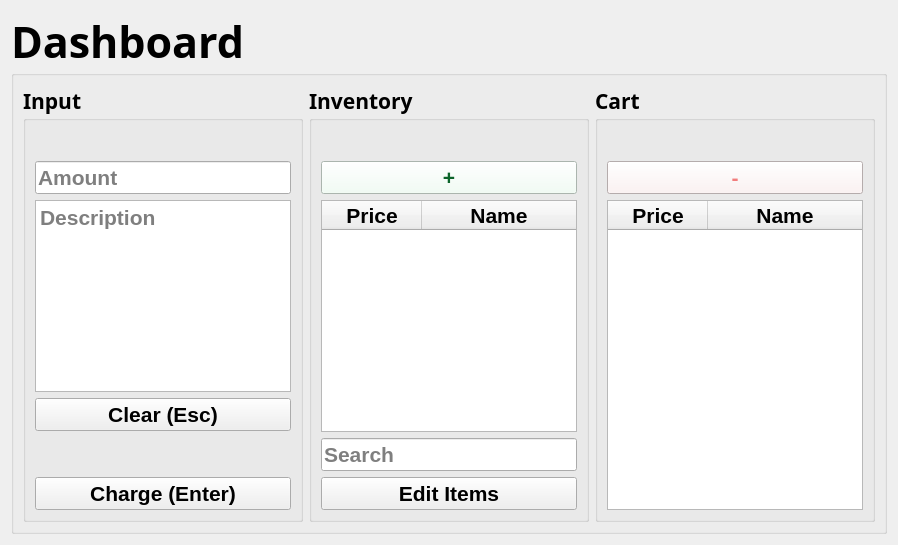
          <widget class="QWidget" name="pageDashboard_business">
           <layout class="QGridLayout" name="gridLayout_15">
            <item row="0" column="0">
             <widget class="QGroupBox" name="groupBox_17">
              <property name="font">
               <font>
                <family>Segoe UI Black</family>
                <pointsize>32</pointsize>
                <weight>75</weight>
                <bold>true</bold>
               </font>
              </property>
              <property name="title">
               <string>Dashboard</string>
              </property>
              <layout class="QGridLayout" name="gridLayout_39">
               <item row="0" column="0">
                <widget class="QGroupBox" name="groupBox_4">
                 <property name="font">
                  <font>
                   <family>Segoe UI Semibold</family>
                   <pointsize>16</pointsize>
                   <weight>75</weight>
                   <bold>true</bold>
                  </font>
                 </property>
                 <property name="title">
                  <string>Input</string>
                 </property>
                 <layout class="QVBoxLayout" name="verticalLayout_3">
                  <property name="topMargin">
                   <number>40</number>
                  </property>
                  <item>
                   <widget class="QLineEdit" name="businessWindow_amountLine">
                    <property name="sizePolicy">
                     <sizepolicy hsizetype="Preferred" vsizetype="Fixed">
                      <horstretch>0</horstretch>
                      <verstretch>0</verstretch>
                     </sizepolicy>
                    </property>
                    <property name="font">
                     <font>
                      <family>Segoe UI</family>
                      <pointsize>16</pointsize>
                     </font>
                    </property>
                    <property name="placeholderText">
                     <string>Amount</string>
                    </property>
                   </widget>
                  </item>
                  <item>
                   <widget class="QTextEdit" name="businessWindow_descriptionLine">
                    <property name="sizePolicy">
                     <sizepolicy hsizetype="Preferred" vsizetype="Expanding">
                      <horstretch>0</horstretch>
                      <verstretch>0</verstretch>
                     </sizepolicy>
                    </property>
                    <property name="font">
                     <font>
                      <family>Segoe UI</family>
                      <pointsize>16</pointsize>
                     </font>
                    </property>
                    <property name="placeholderText">
                     <string>Description</string>
                    </property>
                   </widget>
                  </item>
                  <item>
                   <widget class="QPushButton" name="buttonClearFields_business">
                    <property name="sizePolicy">
                     <sizepolicy hsizetype="Preferred" vsizetype="Fixed">
                      <horstretch>0</horstretch>
                      <verstretch>0</verstretch>
                     </sizepolicy>
                    </property>
                    <property name="font">
                     <font>
                      <family>Segoe UI</family>
                      <pointsize>16</pointsize>
                     </font>
                    </property>
                    <property name="text">
                     <string>Clear (Esc)</string>
                    </property>
                    <property name="shortcut">
                     <string>Esc</string>
                    </property>
                   </widget>
                  </item>
                  <item>
                   <spacer name="verticalSpacer_9">
                    <property name="orientation">
                     <enum>Qt::Vertical</enum>
                    </property>
                    <property name="sizeHint" stdset="0">
                     <size>
                      <width>20</width>
                      <height>40</height>
                     </size>
                    </property>
                   </spacer>
                  </item>
                  <item>
                   <widget class="QPushButton" name="buttonCharge">
                    <property name="sizePolicy">
                     <sizepolicy hsizetype="Preferred" vsizetype="Fixed">
                      <horstretch>0</horstretch>
                      <verstretch>0</verstretch>
                     </sizepolicy>
                    </property>
                    <property name="font">
                     <font>
                      <family>Segoe UI</family>
                      <pointsize>16</pointsize>
                     </font>
                    </property>
                    <property name="text">
                     <string>Charge (Enter)</string>
                    </property>
                    <property name="shortcut">
                     <string>Return</string>
                    </property>
                   </widget>
                  </item>
                 </layout>
                </widget>
               </item>
               <item row="0" column="1">
                <widget class="QGroupBox" name="groupInventory_business">
                 <property name="sizePolicy">
                  <sizepolicy hsizetype="Expanding" vsizetype="Expanding">
                   <horstretch>0</horstretch>
                   <verstretch>0</verstretch>
                  </sizepolicy>
                 </property>
                 <property name="minimumSize">
                  <size>
                   <width>0</width>
                   <height>0</height>
                  </size>
                 </property>
                 <property name="font">
                  <font>
                   <family>Segoe UI Semibold</family>
                   <pointsize>16</pointsize>
                  </font>
                 </property>
                 <property name="layoutDirection">
                  <enum>Qt::LeftToRight</enum>
                 </property>
                 <property name="title">
                  <string>Inventory</string>
                 </property>
                 <property name="flat">
                  <bool>false</bool>
                 </property>
                 <property name="checkable">
                  <bool>false</bool>
                 </property>
                 <layout class="QVBoxLayout" name="verticalLayout_4">
                  <property name="topMargin">
                   <number>40</number>
                  </property>
                  <item>
                   <widget class="QPushButton" name="buttonAddToCart_business">
                    <property name="sizePolicy">
                     <sizepolicy hsizetype="Preferred" vsizetype="Fixed">
                      <horstretch>0</horstretch>
                      <verstretch>0</verstretch>
                     </sizepolicy>
                    </property>
                    <property name="minimumSize">
                     <size>
                      <width>0</width>
                      <height>0</height>
                     </size>
                    </property>
                    <property name="font">
                     <font>
                      <family>Segoe UI</family>
                      <pointsize>16</pointsize>
                     </font>
                    </property>
                    <property name="styleSheet">
                     <string notr="true">background-color: #effdf3;
color: #0c642a;</string>
                    </property>
                    <property name="text">
                     <string>+</string>
                    </property>
                   </widget>
                  </item>
                  <item>
                   <widget class="QTableWidget" name="businessWindow_inventory_table">
                    <property name="font">
                     <font>
                      <family>Segoe UI</family>
                      <pointsize>16</pointsize>
                     </font>
                    </property>
                    <property name="editTriggers">
                     <set>QAbstractItemView::NoEditTriggers</set>
                    </property>
                    <property name="selectionMode">
                     <enum>QAbstractItemView::SingleSelection</enum>
                    </property>
                    <property name="selectionBehavior">
                     <enum>QAbstractItemView::SelectRows</enum>
                    </property>
                    <attribute name="horizontalHeaderCascadingSectionResizes">
                     <bool>false</bool>
                    </attribute>
                    <attribute name="horizontalHeaderMinimumSectionSize">
                     <number>62</number>
                    </attribute>
                    <attribute name="horizontalHeaderShowSortIndicator" stdset="0">
                     <bool>false</bool>
                    </attribute>
                    <attribute name="horizontalHeaderStretchLastSection">
                     <bool>true</bool>
                    </attribute>
                    <attribute name="verticalHeaderStretchLastSection">
                     <bool>false</bool>
                    </attribute>
                    <column>
                     <property name="text">
                      <string>Price</string>
                     </property>
                    </column>
                    <column>
                     <property name="text">
                      <string>Name</string>
                     </property>
                    </column>
                   </widget>
                  </item>
                  <item>
                   <widget class="QLineEdit" name="businessWindow_inventory_search">
                    <property name="sizePolicy">
                     <sizepolicy hsizetype="Preferred" vsizetype="Fixed">
                      <horstretch>0</horstretch>
                      <verstretch>0</verstretch>
                     </sizepolicy>
                    </property>
                    <property name="minimumSize">
                     <size>
                      <width>200</width>
                      <height>0</height>
                     </size>
                    </property>
                    <property name="font">
                     <font>
                      <family>Segoe UI</family>
                      <pointsize>16</pointsize>
                     </font>
                    </property>
                    <property name="placeholderText">
                     <string>Search</string>
                    </property>
                   </widget>
                  </item>
                  <item>
                   <widget class="QPushButton" name="buttonEditItems_business">
                    <property name="sizePolicy">
                     <sizepolicy hsizetype="Preferred" vsizetype="Fixed">
                      <horstretch>0</horstretch>
                      <verstretch>0</verstretch>
                     </sizepolicy>
                    </property>
                    <property name="font">
                     <font>
                      <family>Segoe UI</family>
                      <pointsize>16</pointsize>
                     </font>
                    </property>
                    <property name="text">
                     <string>Edit Items</string>
                    </property>
                   </widget>
                  </item>
                 </layout>
                </widget>
               </item>
               <item row="0" column="2">
                <widget class="QGroupBox" name="groupCart_business">
                 <property name="enabled">
                  <bool>true</bool>
                 </property>
                 <property name="font">
                  <font>
                   <family>Segoe UI Semibold</family>
                   <pointsize>16</pointsize>
                  </font>
                 </property>
                 <property name="layoutDirection">
                  <enum>Qt::LeftToRight</enum>
                 </property>
                 <property name="title">
                  <string>Cart</string>
                 </property>
                 <layout class="QVBoxLayout" name="verticalLayout_6">
                  <property name="topMargin">
                   <number>40</number>
                  </property>
                  <item>
                   <widget class="QPushButton" name="buttonRemoveFromCart_business">
                    <property name="sizePolicy">
                     <sizepolicy hsizetype="Preferred" vsizetype="Fixed">
                      <horstretch>0</horstretch>
                      <verstretch>0</verstretch>
                     </sizepolicy>
                    </property>
                    <property name="minimumSize">
                     <size>
                      <width>0</width>
                      <height>0</height>
                     </size>
                    </property>
                    <property name="font">
                     <font>
                      <family>Segoe UI</family>
                      <pointsize>16</pointsize>
                     </font>
                    </property>
                    <property name="styleSheet">
                     <string notr="true">background-color: #fef1f1;
color: #f27d7d;</string>
                    </property>
                    <property name="text">
                     <string>-</string>
                    </property>
                   </widget>
                  </item>
                  <item>
                   <widget class="QTableWidget" name="businessWindow_cart_table">
                    <property name="font">
                     <font>
                      <family>Segoe UI</family>
                      <pointsize>16</pointsize>
                     </font>
                    </property>
                    <property name="selectionMode">
                     <enum>QAbstractItemView::SingleSelection</enum>
                    </property>
                    <property name="selectionBehavior">
                     <enum>QAbstractItemView::SelectRows</enum>
                    </property>
                    <attribute name="horizontalHeaderStretchLastSection">
                     <bool>true</bool>
                    </attribute>
                    <column>
                     <property name="text">
                      <string>Price</string>
                     </property>
                    </column>
                    <column>
                     <property name="text">
                      <string>Name</string>
                     </property>
                    </column>
                   </widget>
                  </item>
                 </layout>
                </widget>
               </item>
              </layout>
             </widget>
            </item>
           </layout>
          </widget>
